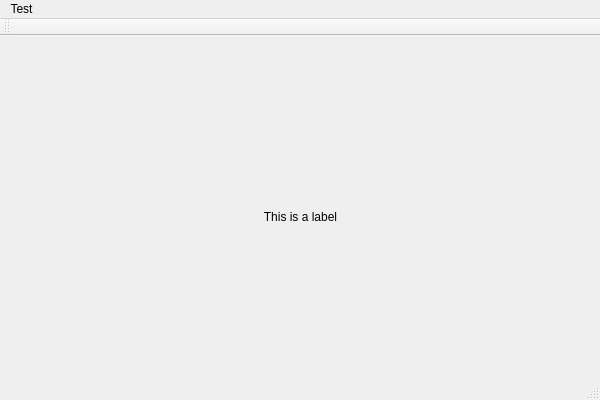
<?xml version="1.0" encoding="UTF-8"?>
<ui version="4.0">
 <class>MainWindow</class>
 <widget class="QMainWindow" name="MainWindow">
  <property name="geometry">
   <rect>
    <x>0</x>
    <y>0</y>
    <width>600</width>
    <height>400</height>
   </rect>
  </property>
  <property name="maximumSize">
   <size>
    <width>600</width>
    <height>16777215</height>
   </size>
  </property>
  <property name="windowTitle">
   <string>MainWindow</string>
  </property>
  <widget class="QWidget" name="centralWidget">
   <widget class="QWidget" name="verticalLayoutWidget">
    <property name="geometry">
     <rect>
      <x>0</x>
      <y>10</y>
      <width>601</width>
      <height>341</height>
     </rect>
    </property>
    <layout class="QVBoxLayout" name="verticalLayout">
     <property name="sizeConstraint">
      <enum>QLayout::SetMaximumSize</enum>
     </property>
     <item>
      <widget class="QLabel" name="imgLabel">
       <property name="sizePolicy">
        <sizepolicy hsizetype="Expanding" vsizetype="Expanding">
         <horstretch>0</horstretch>
         <verstretch>0</verstretch>
        </sizepolicy>
       </property>
       <property name="minimumSize">
        <size>
         <width>256</width>
         <height>256</height>
        </size>
       </property>
       <property name="text">
        <string>This is a label</string>
       </property>
       <property name="scaledContents">
        <bool>false</bool>
       </property>
       <property name="alignment">
        <set>Qt::AlignCenter</set>
       </property>
      </widget>
     </item>
    </layout>
   </widget>
  </widget>
  <widget class="QMenuBar" name="menuBar">
   <property name="geometry">
    <rect>
     <x>0</x>
     <y>0</y>
     <width>600</width>
     <height>20</height>
    </rect>
   </property>
   <widget class="QMenu" name="menuTest">
    <property name="title">
     <string>Test</string>
    </property>
    <addaction name="actionVector"/>
    <addaction name="actionMatrix"/>
    <addaction name="actionImage"/>
   </widget>
   <addaction name="menuTest"/>
  </widget>
  <widget class="QToolBar" name="mainToolBar">
   <attribute name="toolBarArea">
    <enum>TopToolBarArea</enum>
   </attribute>
   <attribute name="toolBarBreak">
    <bool>false</bool>
   </attribute>
  </widget>
  <widget class="QStatusBar" name="statusBar"/>
  <action name="actionVector">
   <property name="text">
    <string>Vector</string>
   </property>
  </action>
  <action name="actionMatrix">
   <property name="text">
    <string>Matrix</string>
   </property>
  </action>
  <action name="actionImage">
   <property name="text">
    <string>Image</string>
   </property>
  </action>
 </widget>
 <layoutdefault spacing="6" margin="11"/>
 <resources/>
 <connections/>
</ui>
